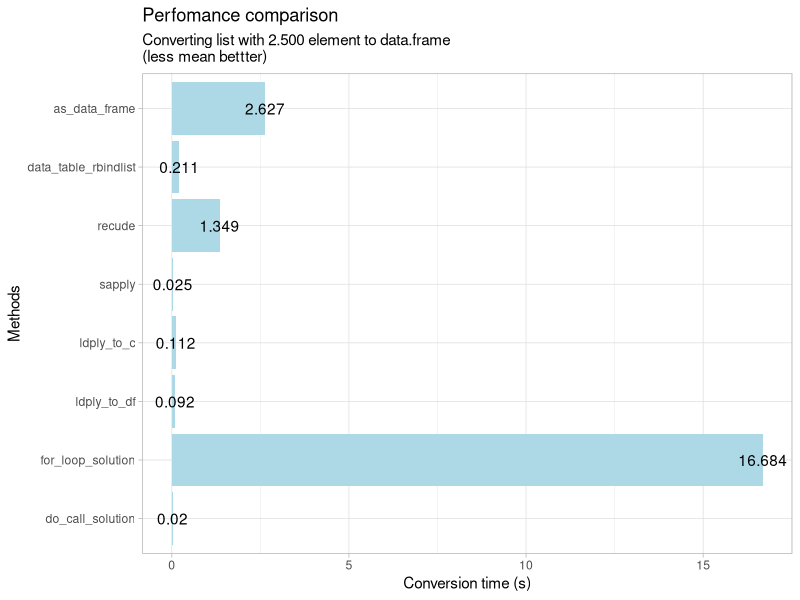

Recreate this plot in R.
##########################################
#
# List to data.frame performance
#
#
# Series:
# Little Useless-useful R functions #45
# Created: January 06, 2023
# Author: Tomaz Kastrun
# Blog: tomaztsql.wordpress.com
# V.1.0
#
# Changelog: 
#
##########################################
 

# 1 list of 3 sublists, each with 10 elements
myl <- list(sample (c('Yes','No'), size=30, replace=T, prob=c(.50,.50)),                     
                sample (c('Yes','No'), size=30, replace=T, prob=c(.80,.20)),
                sample (c('Yes','No'), size=30, replace=T, prob=c(.40,.60))
                )

#1 obs with 30 var
df <- data.frame(t(unlist(myl)))

# 1 var with 30 obs
df <- data.frame(unlist(myl))

# 3 obs with 10 var
df <- data.frame(do.call(rbind, myl))

# 3 var with 10 obs
df <- data.frame(t(do.call(rbind, myl)))


######################
# making bigger list##
######################

cre_l <- function(len,start,end){ return(round(runif(len,start,end),8)) }
myl2 <- list()
# 250.000 elements is approx 46Mb in Size
# 2.500 elements for demo
for (i in 1:2500){ myl2[[i]] <- (cre_l(10,0,50))  } 
#####################
# different solutions
####################

sol1 <- NULL
sol1 <- data.frame(do.call(rbind, myl2))

sol2 <- NULL  #works for smaller lists
for (i in 1:length(myl2)){ sol2 <- rbind(sol2, data.frame(t(unlist(myl2[i])))) }

library (plyr)
sol3 <- NULL
sol3 <- ldply(myl2, sol3)


sol4 <- NULL
sol4 <- data.frame(t(sapply(myl2,c)))


sol5 <- NULL #works for smaller lists
sol5 <- data.frame(Reduce(rbind, myl2)) 


library(data.table)
sol6 <- NULL
#sol6 <- data.frame(rbindlist(lapply(myl2, data.frame)))
sol6 <- data.frame(t(rbindlist(list(myl2))))


# library(tidyverse)
# sol7 <- NULL
# sol7 <- myl2 %>% 
#           tibble::enframe() %>% 
#           unnest() 


# library(reshape2)
# library(dplyr)
# 
# column_names <- letters[1:10]
# myl2 %>% map_dfr(function(x) {x <- as.data.frame(x); colnames(x) <- column_names; x}) %>% 
#   as_tibble()

library(plyr)
sol7 <- NULL
sol7 <- ldply(myl2, c())

##################
# Test different solutions
###################

library(data.table)
library(plyr)
library(ggplot2) 

res <- summary(microbenchmark::microbenchmark(
    do_call_solution = {
          sol1 <- NULL
          sol1 <- data.frame(do.call(rbind, myl2))
    }, 
    for_loop_solution = { 
        sol2 <- NULL
        for (i in 1:length(myl2)){ sol2 <- rbind(sol2, data.frame(t(unlist(myl2[i])))) }
    },
     ldply_to_df = { 
          sol3 <- NULL 
          sol3 <- ldply(myl2, sol3)
     },
    ldply_to_c = {
      sol4 <- NULL
      sol4 <- ldply(myl2, c())
    },
    sapply = {
        sol5 <- NULL
        sol5 <- data.frame(t(sapply(myl2,c)))
        },
    recude = {
      sol6 <- NULL
      sol6 <- data.frame(Reduce(rbind, myl2))
    },
    data_table_rbindlist = {
      sol7 <- NULL
      sol7 <- data.frame(t(rbindlist(list(myl2))))
    },
    as_data_frame = {
      sol8 <- NULL
      sol8 <- data.frame(t(as.data.frame(myl2)))
    },
        times = 10L))



ggplot(res, aes(x=expr, y=(mean/1000/60))) + geom_bar(stat="identity", fill = "lightblue") +
     coord_flip() +
     labs(title = "Perfomance comparison", subtitle = "Converting list with 2.500 element to data.frame \n(less mean bettter)") +
     xlab("Methods") + ylab("Conversion time (s)") +
     theme_light() +
     geom_text(aes(label=(round(mean/1000/60*1.000,3))))

